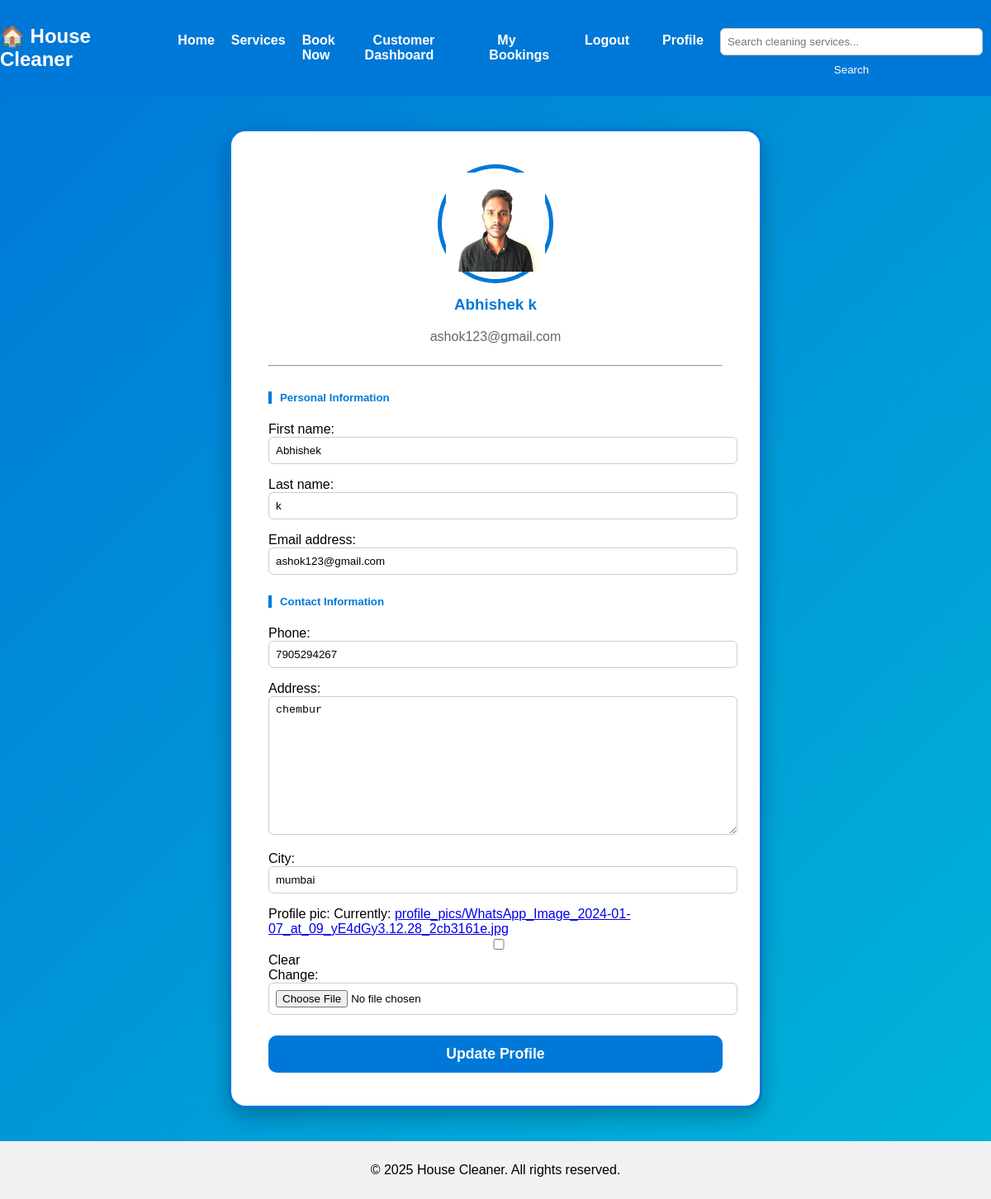
The app's page /accounts/profile/ (signed in) with its own data.
### accounts/models.py (models this page shows, shortened)
class CustomUser(AbstractUser):
    is_customer = models.BooleanField(default=False)
    is_provider = models.BooleanField(default=False)

class Profile(models.Model):
    ROLE_CHOICES = [
        ('customer', 'Customer'),
        ('provider', 'Service Provider'),
    ]
    user = models.OneToOneField('accounts.CustomUser', on_delete=models.CASCADE)
    role = models.CharField(max_length=20, choices=ROLE_CHOICES, default='customer')
    phone = models.CharField(max_length=15, blank=True)
    address = models.TextField(blank=True)
    city = models.CharField(max_length=100, blank=True)
    profile_pic = models.ImageField(upload_to='profile_pics/', blank=True, null=True)

### accounts/views.py (the view)
# urls.py: path('profile/', views.profile_view, name='profile'),
@login_required
def profile_view(request):
    user = request.user
    profile, created = Profile.objects.get_or_create(user=user)
    if request.method == 'POST':
        user_form = UserUpdateForm(request.POST, instance=user)
        profile_form = ProfileUpdateForm(request.POST, request.FILES, instance=profile)
        if user_form.is_valid() and profile_form.is_valid():
            user_form.save()
            profile_form.save()
            messages.success(request, "Profile updated successfully!")
            return redirect('profile')
    else:
        user_form = UserUpdateForm(instance=user)
        profile_form = ProfileUpdateForm(instance=profile)
    context = {
        'user_form': user_form,
        'profile_form': profile_form
    }
    return render(request, 'accounts/profile.html', context)

### accounts/forms.py
class UserUpdateForm(forms.ModelForm):
    class Meta:
        model = User
        fields = ['first_name', 'last_name', 'email']

class ProfileUpdateForm(forms.ModelForm):
    class Meta:
        model = Profile
        fields = ['phone', 'address', 'city', 'profile_pic']

### accounts/templates/accounts/profile.html (shortened to what this page needs)
{% extends 'base.html' %}
{% block content %}
<section style="min-height: 100vh; display: flex; justify-content: center; align-items: center; background: linear-gradient(135deg, #0078D7, #00B4D8); padding: 40px;">
    <div style="background: #ffffff; border-radius: 20px; box-shadow: 0 10px 25px rgba(0,0,0,0.25); width: 100%; max-width: 550px; padding: 40px 45px; border: 3px solid #0078D7; transition: all 0.3s ease;">
        <div style="text-align: center; margin-bottom: 30px;">
            <div style="display: inline-block; border: 5px solid #0078D7; border-radius: 50%; padding: 5px;">
                {% if user.profile.profile_pic %}
                    <img src="{{ user.profile.profile_pic.url }}"
                         class="rounded-circle" width="120" height="120" alt="Profile Picture">
                {% else %}
                    <img src="https://via.placeholder.com/120"
                         class="rounded-circle" alt="Profile Picture">
                {% endif %}
            </div>
            <h3 style="margin-top: 15px; color: #0078D7; font-weight: bold;">{{ user.first_name }} {{ user.last_name }}</h3>
            <p style="color: #666;">{{ user.email }}</p>
            <hr style="margin-top: 25px;">
        </div>
        <form method="POST" enctype="multipart/form-data">
            <div style="margin-bottom: 25px;">
                <h5 style="color: #0078D7; border-left: 4px solid #0078D7; padding-left: 10px;">Personal Information</h5>
                <div style="margin-top: 15px;">
                    {{ user_form.as_p }}
                </div>
            </div>
            <div style="margin-bottom: 25px;">
                <h5 style="color: #0078D7; border-left: 4px solid #0078D7; padding-left: 10px;">Contact Information</h5>
                <div style="margin-top: 15px;">
                    {{ profile_form.as_p }}
                </div>
            </div>
            <button type="submit"
                    style="width: 100%; background: #0078D7; color: white; border: none; padding: 12px;
                           font-size: 1.1rem; font-weight: bold; border-radius: 10px;
                           transition: all 0.3s ease; cursor: pointer;">
                Update Profile
            </button>
        </form>
    </div>
</section>
{% endblock %}

### static/css/style.css (style rules this page uses)
body { font-family: Arial, sans-serif; margin: 0; padding: 0; }

### accounts/templates/accounts/profile.html (style rules this page uses)
input, select, textarea { border-radius: 6px !important; border: 1px solid #ccc !important; padding: 8px !important; width: 100%; transition: all 0.2s ease; }

### records on screen
CustomUser: profile.profile_pic (picture), first_name "Abhishek", last_name "k", email "ashok123@gmail.com"
Profile: phone "7905294267", address "chembur", city "mumbai"
